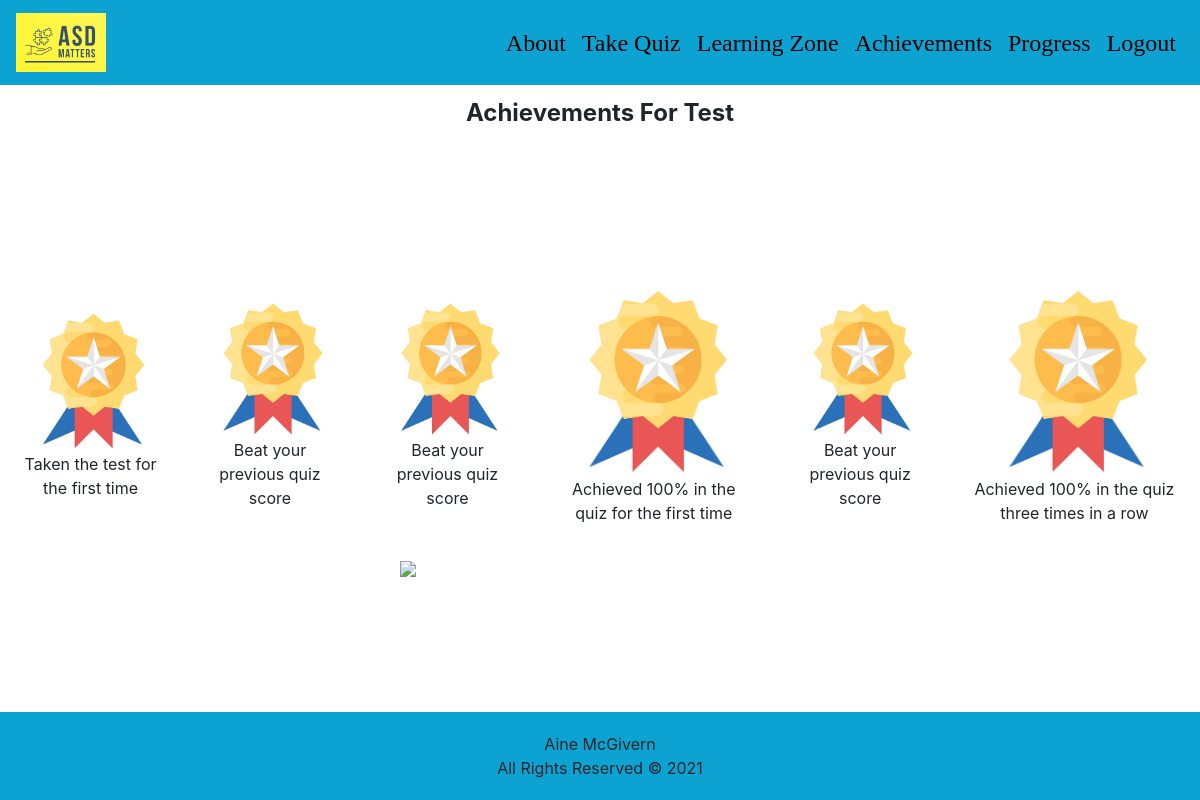
The app's page /achievements (signed in) with its own data.
### app/models.py (models this page shows, shortened)
class User(UserMixin, db.Model):
    id = db.Column(db.Integer, primary_key=True)
    username = db.Column(db.String(64), index=True, unique=True)
    password_hash = db.Column(db.String(128))
    progress = db.Column(db.String(120), index=True, unique=True)
    achievements = db.relationship('Achievement', backref='user', lazy='dynamic')

class Achievement(db.Model):
    id = db.Column(db.Integer, primary_key=True)
    name = db.Column(db.String(128))
    number = db.Column(db.Integer)
    user_id = db.Column(db.Integer, db.ForeignKey('user.id'))

### app/routes.py (the view)
@app.route ('/achievements', methods=['GET'])
def achievements():
    if not current_user.is_authenticated:
        return redirect(url_for('login'))
    return render_template('achievements.html', username=current_user.username,
        achievements=current_user.achievements)

### app/models.py (called while the page is built)
@login.user_loader
def load_user(id):
    return User.query.get(int(id))

### app/templates/achievements.html
{% extends "base.html" %}
{% block content %}
    <p class="achieve">Achievements for {{ username }}</p>
    <div class="achieve-container">
        <div>
            {% if achievements %}
                {% for achievement in achievements %}
                    <div class="achievement-item">
                        <img src="/img/badge.png" />
                    <p>{{ achievement.name }}</p>
                    </div>
                {% endfor %}
            {% else %}
            <p>No Achievements to report!</p>
            {% endif %}
        </div>
         <img class="trophy" src="/img/award1.jpg">
    </div>
{% endblock %}

### app/static/css/style.css (style rules this page uses)
body { font-style: 13px/20px "Comic Sans MS"; color: black; margin: 0; display: flex; min-height: 100vh; flex-direction: column; }
.achieve { font-size: 24px; font-style:"Comic Sans MS"; font-weight: bold; text-align: center; text-transform: capitalize; margin-top: 10px; }
.achieve-container { flex: 1; display: flex; flex-direction: column; align-items: center; justify-content: center; }
.achieve-container div img { max-width: 180px; width: 100%; }
.achieve-container > div { display: flex; align-items: center; justify-content: center; width: 100%; }
.trophy { max-width: 400px; width: 100%; margin-top: 20px; }
.achieve-container .achievement-item { margin: 0 2%; text-align: center; }

### records on screen
User: username "Test"
Achievement: name "Taken the test for the first time"
Achievement: name "Beat your previous quiz score"
Achievement: name "Beat your previous quiz score"
Achievement: name "Achieved 100% in the quiz for the first time"
Achievement: name "Beat your previous quiz score"
Achievement: name "Achieved 100% in the quiz three times in a row"
